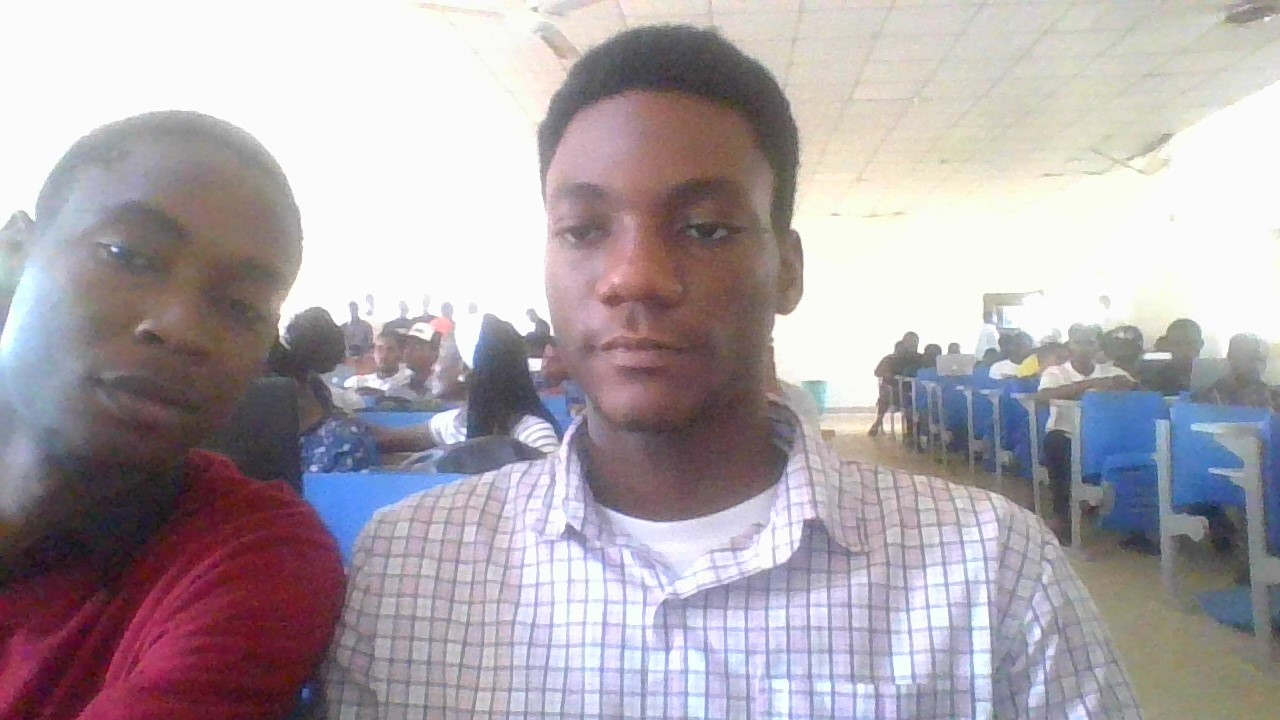
#> input picture WIN_20250702_11_42_11_Pro.jpg, 1280 x 720 px
$ python cvdemo.py
#> lines starting #> are read from the running program, lines starting #| are printed output that depends on the picture; after the words box and inside, x2 and y2 are one past the last pixel; in counts of white or black regions, pixels touching at a corner belong together
import cv2

face_haar_cascade = cv2.CascadeClassifier('haarcascade_frontalface_default.xml')

image = cv2.imread('WIN_20250702_11_42_11_Pro.jpg')
#> image is the input picture: shape (720, 1280, 3); mean B, G, R 169.9, 164.4, 173

gray = cv2.cvtColor(image, cv2.COLOR_BGR2GRAY)
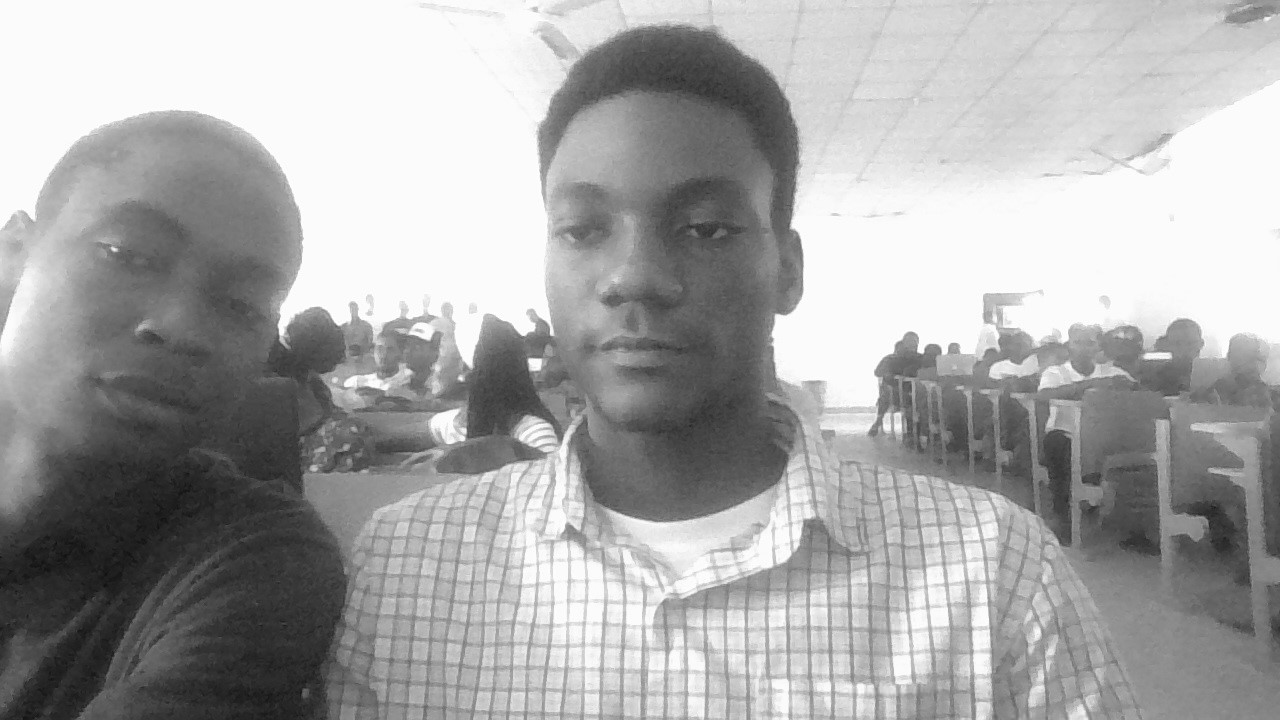
#> gray: shape (720, 1280); min 14, max 255, mean 167.6

#cv2.imshow("Gray", gray)

#cv2.waitKey()

faces = face_haar_cascade.detectMultiScale(gray, 1.1, 4)
#> faces = [[506, 111, 276, 276]]

for (x, y, w, h) in faces:

    cv2.rectangle(image, (x , y), (x+w, y+h),(0, 225, 0), 5)
#> this loop made 1 pass
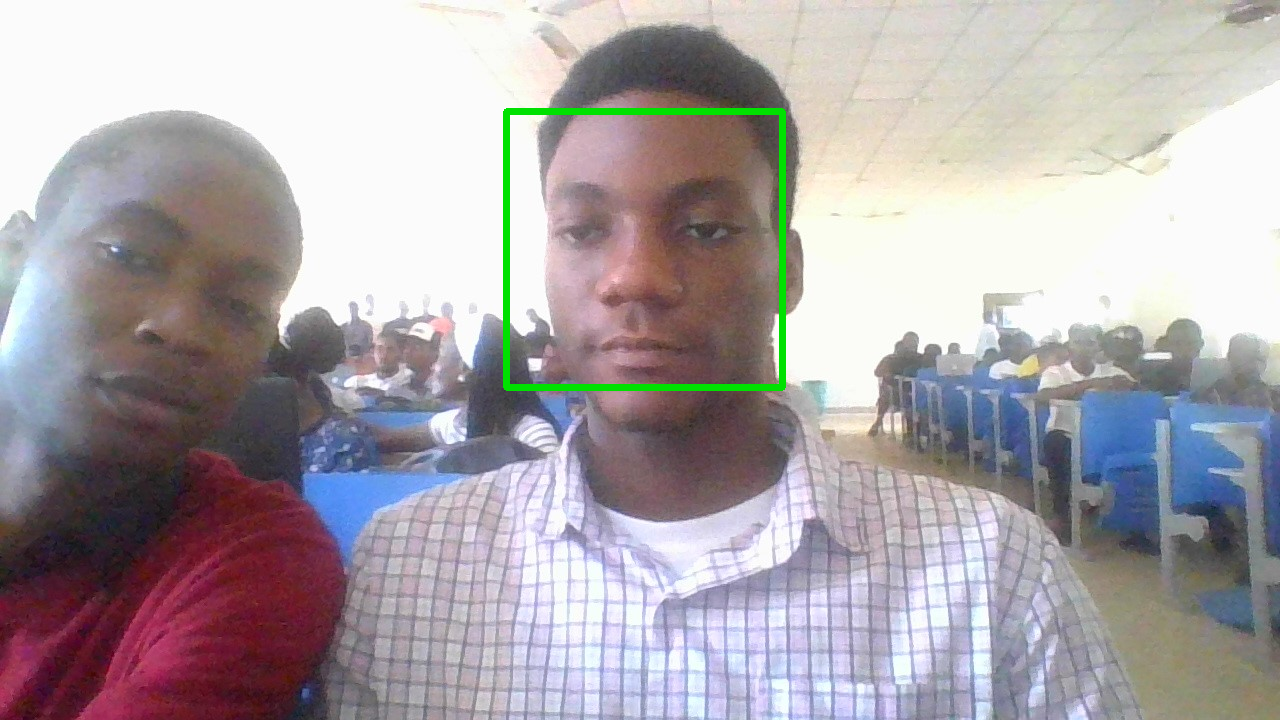
#> image: shape (720, 1280, 3); 0.84% of pixels changed, all inside (x1, y1, x2, y2) = (503, 108, 786, 391)

cv2.imshow("Faces", image)

cv2.waitKey()
